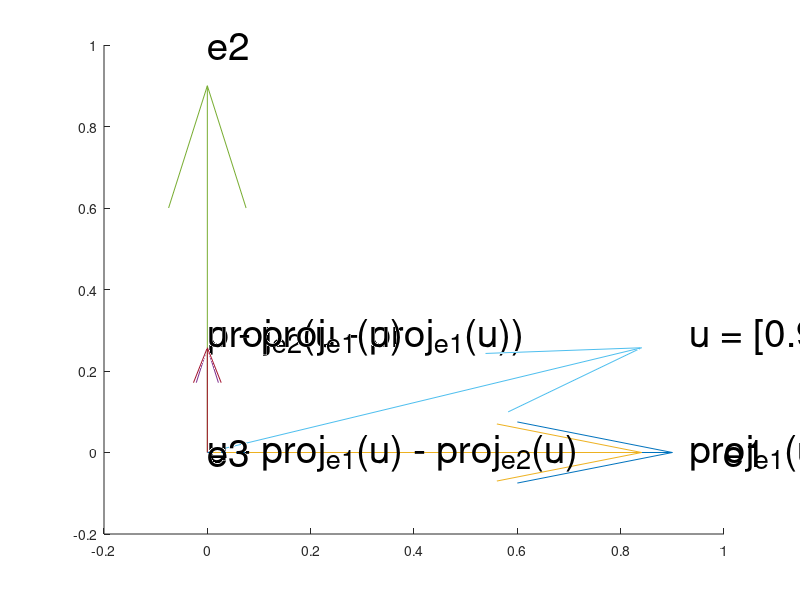

This figure's MATLAB source:
hold on;
view(0, 90);
quiver3(0, 0, 0, 1, 0, 0);
quiver3(0, 0, 0, 0, 1, 0);
quiver3(0, 0, 0, 0, 0, 1);
text(1, 0, 0, "e1", "fontsize", 28);
text(0, 1, 0, "e2", "fontsize", 28);
text(0, 0, 1, "e3", "fontsize", 28);

e1 = [1 0 0]';
e2 = [0 1 0]';
e3 = [0 0 1]';
u = [0.93391, 0.28563, 0.21499]';
quiver3(0, 0, 0, u(1), u(2), u(3));
text(u(1), u(2), u(3), "u = [0.93391, 0.28563, 0.21499]'", "fontsize", 28);

proj_e1 = e1' * u * e1;
quiver3(0, 0, 0, proj_e1(1), proj_e1(2), proj_e1(3));
text(proj_e1(1), proj_e1(2), proj_e1(3), "proj_{e1}(u)", "fontsize", 28);

u_e1 = u - e1' * u * e1;
quiver3(0, 0, 0, u_e1(1), u_e1(2), u_e1(3));
text(u_e1(1), u_e1(2), u_e1(3), "u - proj_{e1}(u)", "fontsize", 28);

proj_e2 = e2' * u_e1 * e2';
quiver3(0, 0, 0, proj_e2(1), proj_e2(2), proj_e2(3));
text(proj_e2(1), proj_e2(2), proj_e2(3), "proj_{e2}(u - proj_{e1}(u))", "fontsize", 28);

u_e2 = u_e1 - e2' * u_e1 * e2;
quiver3(0, 0, 0, u_e2(1), u_e2(2), u_e2(3));
text(u_e2(1), u_e2(2), u_e2(3), "u - proj_{e1}(u) - proj_{e2}(u)", "fontsize", 28);

% pause();